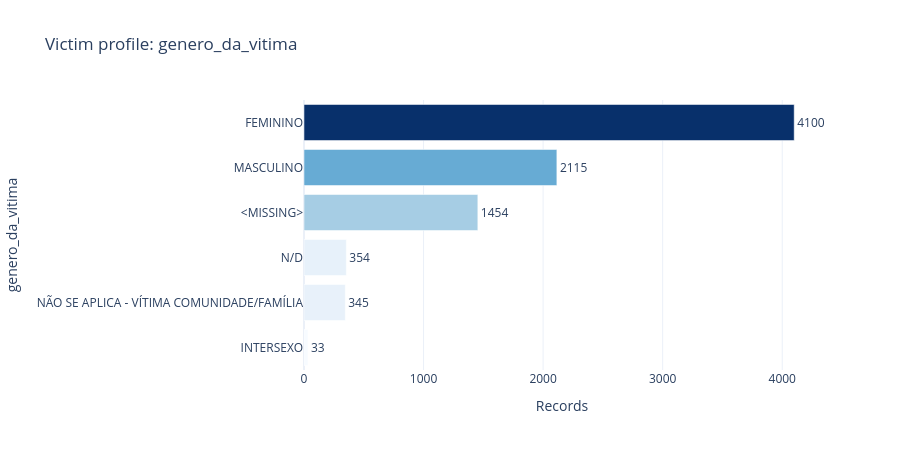

The notebook cell saved with this chart:
### Markdown cell above
## 4.9 Victim profile

Victim fields can be missing because information was unknown, not collected, inapplicable, or because the row does not represent a unique victim. Results should be reported with both total and valid denominators.

### Code cell
VICTIM_VARIABLES = [
    "genero_da_vitima", "orientacao_sexual_da_vitima", "faixa_etaria_da_vitima",
    "nacionalidade_da_vitima", "deficiencia_da_vitima", "doenca_rara_da_vitima",
    "vitima_preso_a", "profissao_da_vitima", "grau_de_instrucao_da_vitima",
    "religiao_da_vitima", "raca_cor_da_vitima", "etnia_da_vitima",
    "faixa_de_renda_da_vitima"
]
victim_tables = {}
for column in [c for c in VICTIM_VARIABLES if c in df_analysis.columns]:
    fig, table = plot_frequency(
        df_analysis, column,
        title=f"Victim profile: {column}", top_n=TOP_N,
        include_missing=INCLUDE_MISSING_IN_CHARTS
    )
    fig.show()
    save_figure(fig, f"victim_{column}.html")
    table.to_csv(TABLE_DIR / f"frequency_{column}.csv", index=False, encoding="utf-8-sig")
    victim_tables[column] = table

### Figure 1 — Plotly figure (JSON) as saved in the notebook; plotly's stock layout.template omitted (floating-point values rounded to 4 significant figures)
{"data": [{"cliponaxis": false, "customdata": [[0.39, 0.48], [4.11, 4.97], [4.21, 5.1], [17.31, null], [25.18, 30.44], [48.8, 59.02]], "hovertemplate": "Records=%{marker.color}<br>genero_da_vitima=%{y}<br>percent_total=%{customdata[0]}<br>percent_valid=%{customdata[1]}<extra></extra>", "legendgroup": "", "marker": {"color": [33, 345, 354, 1454, 2115, 4100], "coloraxis": "coloraxis", "pattern": {"shape": ""}}, "name": "", "orientation": "h", "showlegend": false, "text": [33.0, 345.0, 354.0, 1454.0, 2115.0, 4100.0], "textposition": "outside", "type": "bar", "x": [33, 345, 354, 1454, 2115, 4100], "xaxis": "x", "y": ["INTERSEXO", "NÃO SE APLICA - VÍTIMA COMUNIDADE/FAMÍLIA", "N/D", "<MISSING>", "MASCULINO", "FEMININO"], "yaxis": "y"}], "layout": {"barmode": "relative", "coloraxis": {"autocolorscale": false, "colorbar": {"title": {"text": "Records"}}, "colorscale": [[0, "rgb(247,251,255)"], [0.125, "rgb(222,235,247)"], [0.25, "rgb(198,219,239)"], [0.375, "rgb(158,202,225)"], [0.5, "rgb(107,174,214)"], [0.625, "rgb(66,146,198)"], [0.75, "rgb(33,113,181)"], [0.875, "rgb(8,81,156)"], [1, "rgb(8,48,107)"]], "showscale": false}, "height": 450, "legend": {"tracegroupgap": 0}, "title": {"text": "Victim profile: genero_da_vitima"}, "xaxis": {"anchor": "y", "domain": [0, 1], "title": {"text": "Records"}}, "yaxis": {"anchor": "x", "domain": [0, 1], "title": {"text": "genero_da_vitima"}}}}
